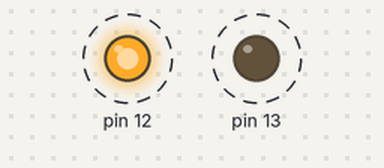
The sketch below on a simulated Arduino Uno, built with avr-gcc and run on an emulated ATmega328P. Shown: output pins drawn as LEDs (lit = HIGH). Dashed ring = blinking.

Above: at 3.02 s.
Timing chart, 0 to 6.0 s (numbered marks = the images above):
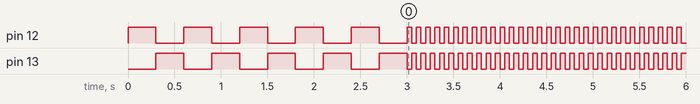

Measured:
- by itself, pin 12: goes 4 × (LOW 0.30 s, HIGH 0.30 s), LOW 0.30 s, 1269 × (HIGH 0.05 s, LOW 0.05 s), HIGH 0.05 s, then LOW
- by itself, pin 13: goes 4 × (LOW 0.30 s, HIGH 0.30 s), 1269 × (LOW 0.05 s, HIGH 0.05 s), LOW 0.05 s, then HIGH

The sketch:

Homework_3_Question_3.ino
```cpp
void setup() {
  // put your setup code here, to run once:
  pinMode(13, OUTPUT);
  pinMode(12, OUTPUT);
  digitalWrite(12, HIGH);
  digitalWrite(13, LOW);
  delay(300);
  digitalWrite(12, LOW);
  digitalWrite(13, HIGH);
  delay(300);
  digitalWrite(12, HIGH);
  digitalWrite(13, LOW);
  delay(300);
  digitalWrite(12, LOW);
  digitalWrite(13, HIGH);
  delay(300);
  digitalWrite(12, HIGH);
  digitalWrite(13, LOW);
  delay(300);
  digitalWrite(12, LOW);
  digitalWrite(13, HIGH);
  delay(300);
  digitalWrite(12, HIGH);
  digitalWrite(13, LOW);
  delay(300);
  digitalWrite(12, LOW);
  digitalWrite(13, HIGH);
  delay(300);
  digitalWrite(12, HIGH);
  digitalWrite(13, LOW);
  delay(300);
  digitalWrite(12, LOW);
  digitalWrite(13, HIGH);
  delay(300);
  digitalWrite(13, LOW);
}

void loop() {
  // put your main code here, to run repeatedly:

  digitalWrite(12, HIGH);
  digitalWrite(13, LOW);
  delay(50);
  digitalWrite(12, LOW);
  digitalWrite(13, HIGH);
  delay(50);
}
```
